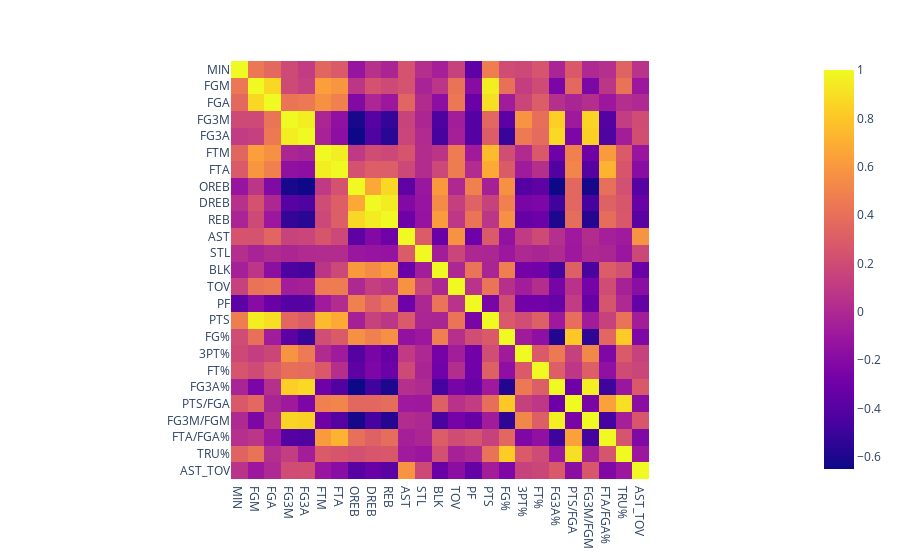

The cell this chart's notebook holds for it:
### Code cell
# Group and calculate per-minute statistics
data_per_min = data.groupby(['PLAYER', 'PLAYER_ID', 'Year'])[total_cols].sum().reset_index()
for col in data_per_min.columns[4:]:
    data_per_min[col] = data_per_min[col] / data_per_min['MIN']

# Calculate additional metrics
data_per_min['FG%'] = data_per_min['FGM'] / data_per_min['FGA']
data_per_min['3PT%'] = data_per_min['FG3M'] / data_per_min['FG3A']
data_per_min['FT%'] = data_per_min['FTM'] / data_per_min['FTA']
data_per_min['FG3A%'] = data_per_min['FG3A'] / data_per_min['FGA']
data_per_min['PTS/FGA'] = data_per_min['PTS'] / data_per_min['FGA']
data_per_min['FG3M/FGM'] = data_per_min['FG3M'] / data_per_min['FGM']
data_per_min['FTA/FGA%'] = data_per_min['FTA'] / data_per_min['FGA']
data_per_min['TRU%'] = 0.5 * data_per_min['PTS'] / (data_per_min['FGA'] + 0.475 * data_per_min['FTA'])
data_per_min['AST_TOV'] = data_per_min['AST'] / data_per_min['TOV']

# Filter out players with fewer than 50 minutes
data_per_min = data_per_min[data_per_min['MIN'] >= 50]

# Drop the PLAYER_ID column
data_per_min.drop(columns='PLAYER_ID', inplace=True)

# Select only numeric columns for correlation
numeric_cols = data_per_min.select_dtypes(include=['float64', 'int64'])

fig = px.imshow(numeric_cols.corr())
fig.show()
numeric_cols.corr()

### Figure 1 — Plotly figure (JSON) as saved in the notebook; plotly's stock layout.template omitted (floating-point values rounded to 4 significant figures; data arrays with more than 128 entries replaced by an {"elided": "..."} marker saying what was removed)
{"data": [{"coloraxis": "coloraxis", "hovertemplate": "x: %{x}<br>y: %{y}<br>color: %{z}<extra></extra>", "name": "0", "type": "heatmap", "x": ["MIN", "FGM", "FGA", "FG3M", "FG3A", "FTM", "FTA", "OREB", "DREB", "REB", "AST", "STL", "BLK", "TOV", "PF", "PTS", "FG%", "3PT%", "FT%", "FG3A%", "PTS/FGA", "FG3M/FGM", "FTA/FGA%", "TRU%", "AST_TOV"], "xaxis": "x", "y": ["MIN", "FGM", "FGA", "FG3M", "FG3A", "FTM", "FTA", "OREB", "DREB", "REB", "AST", "STL", "BLK", "TOV", "PF", "PTS", "FG%", "3PT%", "FT%", "FG3A%", "PTS/FGA", "FG3M/FGM", "FTA/FGA%", "TRU%", "AST_TOV"], "yaxis": "y", "z": {"elided": "25x25 float values"}}], "layout": {"coloraxis": {"colorscale": [[0, "#0d0887"], [0.1111, "#46039f"], [0.2222, "#7201a8"], [0.3333, "#9c179e"], [0.4444, "#bd3786"], [0.5556, "#d8576b"], [0.6667, "#ed7953"], [0.7778, "#fb9f3a"], [0.8889, "#fdca26"], [1, "#f0f921"]]}, "margin": {"t": 60}, "xaxis": {"anchor": "y", "constrain": "domain", "domain": [0, 1], "scaleanchor": "y"}, "yaxis": {"anchor": "x", "autorange": "reversed", "constrain": "domain", "domain": [0, 1]}}}
